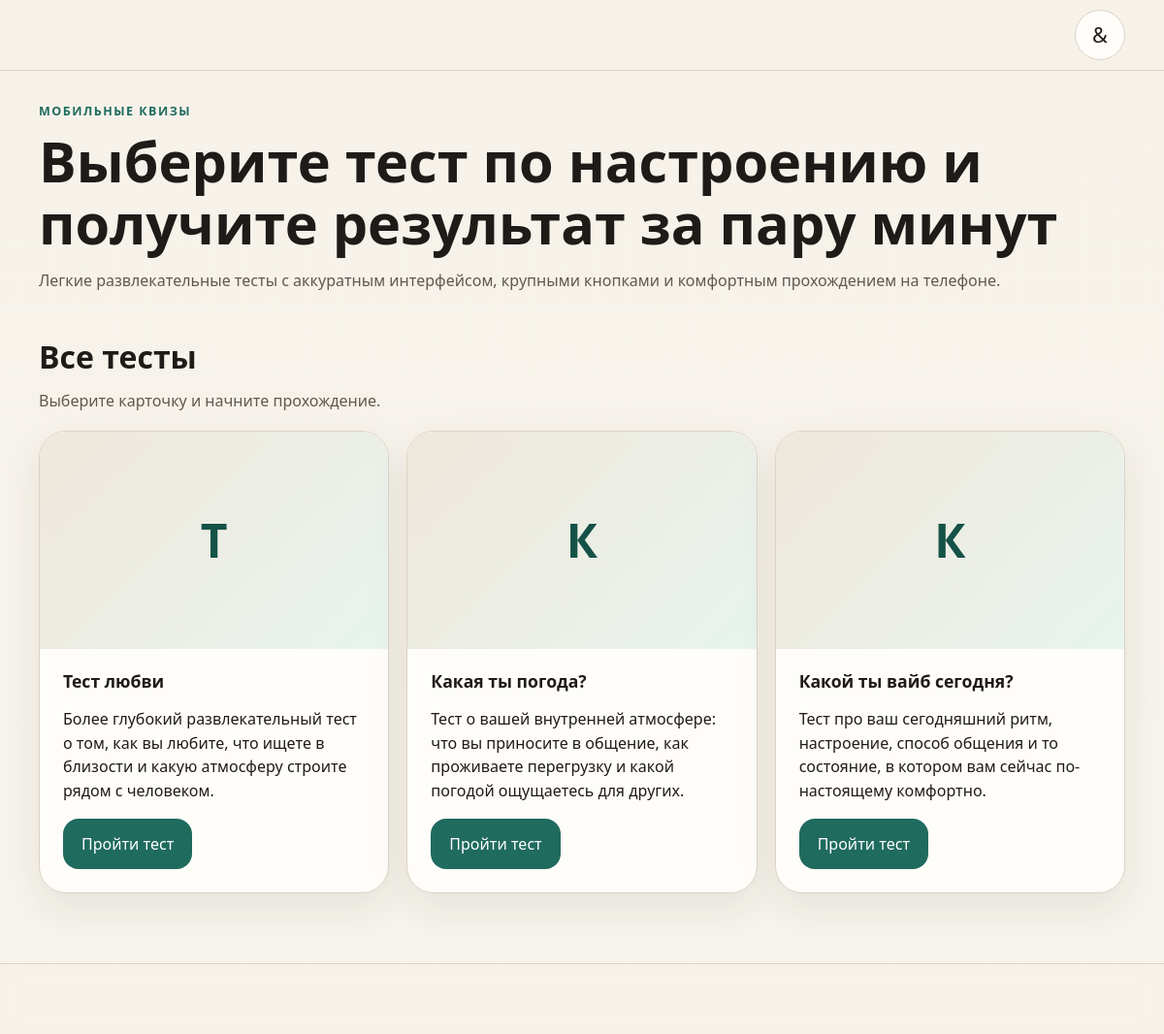
The page / on the database its author committed.
### tables this page shows
CREATE TABLE `tests` (
  `id` bigint UNSIGNED NOT NULL,
  `title` varchar(180) NOT NULL,
  `slug` varchar(190) NOT NULL,
  `description` text NOT NULL,
  `cover_image` varchar(255) DEFAULT NULL,
  `status` enum('published','hidden') NOT NULL DEFAULT 'hidden',
  `sort_order` int UNSIGNED NOT NULL DEFAULT '0',
  `seo_title` varchar(190) DEFAULT NULL,
  `seo_description` varchar(255) DEFAULT NULL,
  `created_at` timestamp NULL DEFAULT CURRENT_TIMESTAMP,
  `updated_at` timestamp NULL DEFAULT CURRENT_TIMESTAMP ON UPDATE CURRENT_TIMESTAMP
);

### app/Core/View.php (called while the page is built, shortened)
<?php
final class View
{
    public static function render(string $view, array $data, string $layoutPath): void
    {
        extract($data, EXTR_SKIP);
        require $layoutPath;
    }
}

### app/Support/helpers.php (called while the page is built, shortened)
<?php
function e(?string $value): string
{
    return htmlspecialchars((string) $value, ENT_QUOTES | ENT_SUBSTITUTE, 'UTF-8');
}
function asset(string $path): string
{
    return '/' . ltrim($path, '/');
}
function render(string $view, array $data = [], string $layout = 'views/partials/layout.php'): void
{
    View::render($view, $data, BASE_PATH . '/' . $layout);
}

### app/Controllers/SiteController.php (called while the page is built, shortened)
<?php
final class SiteController
{
    public function home(): void
    {
        render('views/site/home.php', [
            'config' => $this->config,
            'tests' => $this->repository->getPublishedTests(),
            'pageTitle' => config($this->config, 'app.name'),
            'metaDescription' => config($this->config, 'app.default_meta_description'),
            'canonical' => base_url($this->config),
        ]);
    }
}

### app/Repositories/SiteRepository.php (called while the page is built, shortened)
<?php
final class SiteRepository
{
    public function getPublishedTests(): array
    {
        $sql = 'SELECT id, title, slug, description, cover_image, seo_title, seo_description
                FROM tests
                WHERE status = "published"
                ORDER BY sort_order ASC, id DESC';
        return $this->db->query($sql)->fetchAll();
    }
}

### views/site/home.php (the view)
<section class="hero">
    <div class="container hero-grid hero-grid-single">
        <div>
            <p class="eyebrow">Мобильные квизы</p>
            <h1>Выберите тест по настроению и получите результат за пару минут</h1>
            <p class="hero-text">Легкие развлекательные тесты с аккуратным интерфейсом, крупными кнопками и комфортным прохождением на телефоне.</p>
        </div>
    </div>
</section>
<section class="section">
    <div class="container">
        <div class="section-head">
            <h2>Все тесты</h2>
            <p>Выберите карточку и начните прохождение.</p>
        </div>
        <div class="cards-grid">
            <?php foreach ($tests as $test): ?>
                <article class="test-card">
                    <a class="card-cover <?= $test['cover_image'] ? '' : 'card-cover-empty' ?>" href="/test/<?= e($test['slug']) ?>">
                        <?php if ($test['cover_image']): ?>
                            <img src="<?= e($test['cover_image']) ?>" alt="<?= e($test['title']) ?>">
                        <?php else: ?>
                            <span><?= e(mb_substr($test['title'], 0, 1, 'UTF-8')) ?></span>
                        <?php endif; ?>
                    </a>
                    <div class="card-body">
                        <h3><a href="/test/<?= e($test['slug']) ?>"><?= e($test['title']) ?></a></h3>
                        <p><?= e($test['description']) ?></p>
                        <a class="btn btn-primary" href="/test/<?= e($test['slug']) ?>">Пройти тест</a>
                    </div>
                </article>
            <?php endforeach; ?>
        </div>
    </div>
</section>

### index.php (shortened to what this page needs)
<?php
$app = require __DIR__ . '/bootstrap.php';
$controller = new SiteController($app['siteRepository'], $app['config']);
$route = trim((string) ($_GET['route'] ?? ''), '/');
try {
    if ($route === '') {
        $controller->home();
        return;
    }
    $controller->error(404);
} catch (Throwable $e) {
    if (config($app['config'], 'app.debug', false)) {
        throw $e;
    }
    $controller->error(500);
}

### views/partials/layout.php (shortened to what this page needs)
<!doctype html>
<html lang="ru" data-theme="light">
<head>
    <link rel="stylesheet" href="<?= asset('assets/css/site.css') ?>">
</head>
<body>
<div class="page-shell">
    <header class="site-header">
        <div class="container header-inner header-inner-compact">
            <button class="theme-toggle theme-toggle-icon" type="button" data-theme-toggle aria-label="Переключить тему" title="Переключить тему">
                <span data-theme-label aria-hidden="true">&
            </button>
        </div>
    </header>
    <main class="site-main">
        <?php require $viewPath; ?>
    </main>
    <footer class="site-footer">
        <div class="container footer-inner footer-inner-compact"></div>
    </footer>
</div>
</body>
</html>

### assets/css/site.css (style rules this page uses)
:root { --bg: #f6f2ea; --panel: #fffdf9; --panel-strong: #efe7db; --text: #1e1b18; --muted: #62584d; --line: #ddd2c4; --accent: #1f6b5e; --accent-strong: #145247; --accent-soft: #dcefe9; --shadow: 0 16px 40px rgba(42, 36, 29, 0.08); }
* { box-sizing: border-box; }
html, body { margin: 0; padding: 0; }
body { font-family: "Segoe UI", Tahoma, sans-serif; background: var(--bg); background: linear-gradient(180deg, var(--bg) 0%, color-mix(in srgb, var(--bg) 88%, #ffffff 12%) 100%); color: var(--text); line-height: 1.55; }
a { color: inherit; text-decoration: none; }
button, input, textarea, select { font: inherit; }
.container { width: min(1120px, calc(100% - 32px)); margin: 0 auto; }
.section { padding: 24px 0 48px; }
.site-main { min-height: calc(100vh - 160px); }
.site-header, .site-footer { border-bottom: 1px solid var(--line); background: color-mix(in srgb, var(--bg) 88%, transparent 12%); backdrop-filter: blur(10px); }
.site-footer { border-top: 1px solid var(--line); border-bottom: 0; margin-top: 24px; }
.header-inner, .footer-inner { display: flex; align-items: center; justify-content: space-between; gap: 16px; min-height: 72px; }
.header-inner-compact { justify-content: flex-end; }
.footer-inner-compact { justify-content: flex-end; }
.theme-toggle { border: 1px solid var(--line); background: var(--panel); color: var(--text); padding: 12px 16px; border-radius: 999px; cursor: pointer; }
.theme-toggle-icon { width: 52px; height: 52px; padding: 0; font-size: 1.35rem; }
.hero { padding: 32px 0 8px; }
.hero-grid { display: grid; gap: 16px; }
.hero-grid-single { grid-template-columns: 1fr; }
.eyebrow { margin: 0 0 10px; text-transform: uppercase; letter-spacing: 0.12em; font-size: 0.78rem; color: var(--accent); font-weight: 700; }
h1, h2, h3 { margin: 0 0 14px; line-height: 1.1; }
h1 { font-size: clamp(2rem, 7vw, 3.6rem); }
h2 { font-size: clamp(1.35rem, 5vw, 2rem); }
h3 { font-size: 1.1rem; }
.hero-text, .lead, .section-head p, .detail-content p, .result-text p { color: var(--muted); }
.panel, .progress-card, .result-card, .detail-card, .test-card { background: var(--panel); border: 1px solid var(--line); border-radius: 28px; box-shadow: var(--shadow); }
.section-head { margin-bottom: 18px; }
.cards-grid { display: grid; gap: 18px; }
.test-card { overflow: hidden; }
.card-cover, .detail-cover { aspect-ratio: 16 / 10; background: linear-gradient(135deg, var(--panel-strong), color-mix(in srgb, var(--accent-soft) 65%, var(--panel) 35%)); display: flex; align-items: center; justify-content: center; color: var(--accent-strong); }
.card-cover-empty span, .detail-cover.card-cover-empty span { font-size: 3rem; font-weight: 700; }
.card-body, .panel, .result-card, .progress-card { padding: 20px; }
.btn { display: inline-flex; align-items: center; justify-content: center; gap: 8px; min-height: 52px; padding: 0 18px; border-radius: 16px; border: 1px solid transparent; cursor: pointer; transition: transform .18s ease, background-color .18s ease, border-color .18s ease; }
.btn-primary { background: var(--accent); color: #fff; }
@media (min-width: 720px) { .cards-grid { grid-template-columns: repeat(2, minmax(0, 1fr)); } }
@media (min-width: 720px) { .card-body, .panel, .result-card, .progress-card { padding: 24px; } }
@media (min-width: 980px) { .cards-grid { grid-template-columns: repeat(3, minmax(0, 1fr)); } }

### rows shown on the page
tests: title "Т", title "Тест любви", description "Более глубокий развлекательный тест о том, как вы любите, что ищете в близости и какую атмосферу строите рядом с человеком."
tests: title "К", title "Какая ты погода?", description "Тест о вашей внутренней атмосфере: что вы приносите в общение, как проживаете перегрузку и какой погодой ощущаетесь для других."
tests: title "К", title "Какой ты вайб сегодня?", description "Тест про ваш сегодняшний ритм, настроение, способ общения и то состояние, в котором вам сейчас по-настоящему комфортно."
